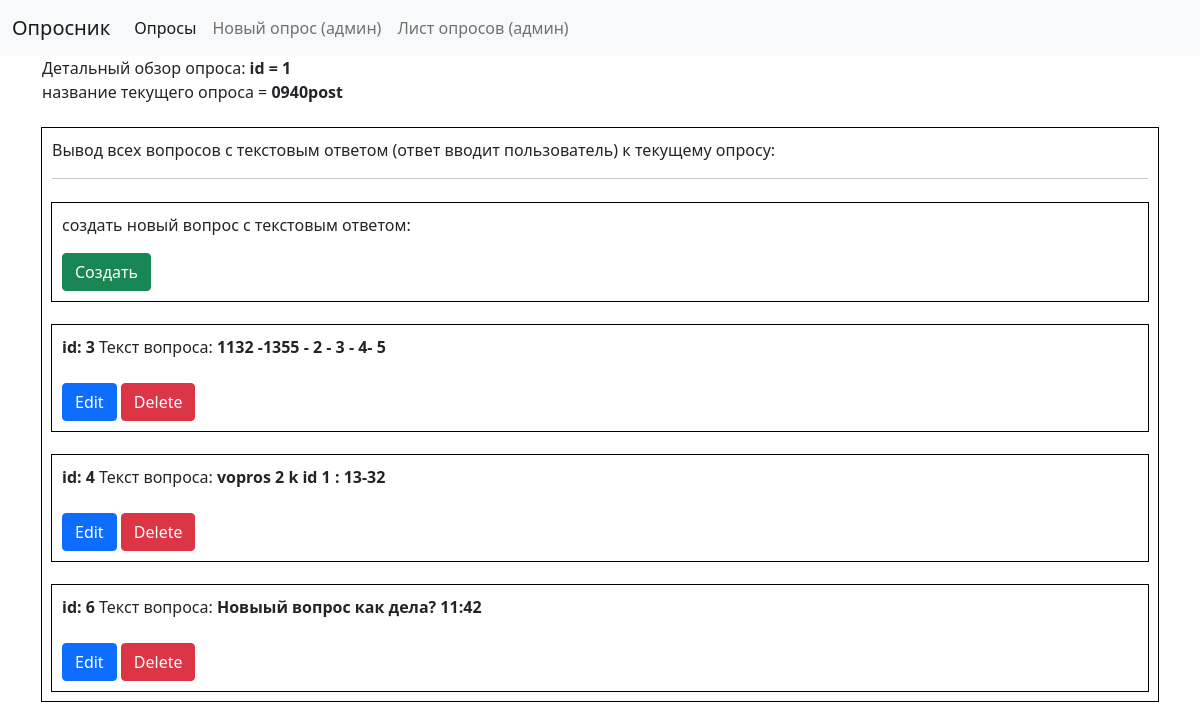
/opros_detailed/1, run on an earlier commit of the app's database.
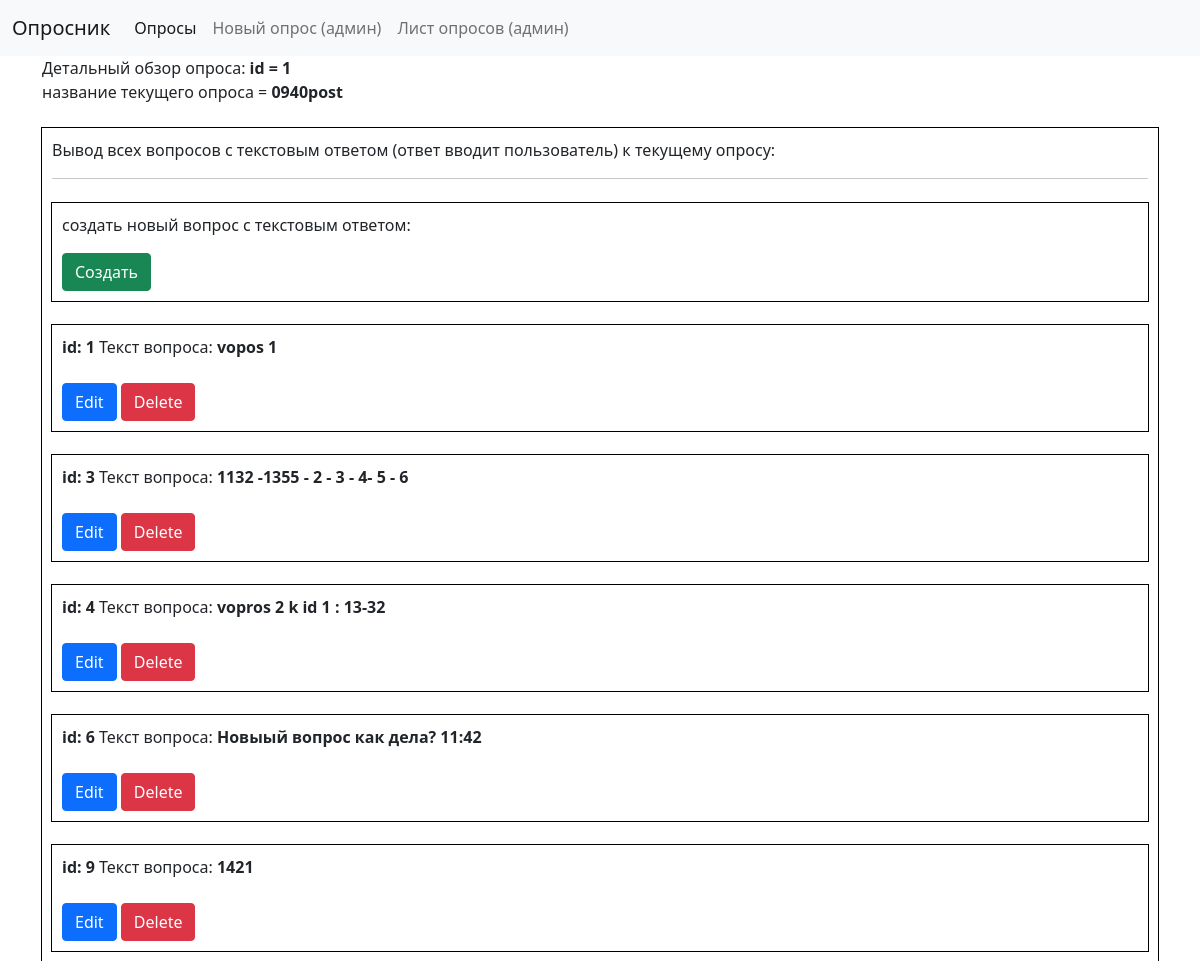
And on a later commit of the database.
### app/models.py (models this page shows, shortened)
class Question_tekst(models.Model):
    opros_id = models.ForeignKey(Opros, on_delete=models.DO_NOTHING, related_name="question_for_opros")
    question_text = models.CharField(max_length=1000)
    question_answer = models.CharField(max_length=1000, blank=True, null=True) #здесь ошибка этого поля быть не должно, это ответ в обьекте ответ

### app/views.py (the view)
# urls.py: path("opros_detailed/<int:opros_id>", views.opros_detailed, name="opros_detailed"),
def opros_detailed(request, opros_id):
    current_opros = Opros.objects.get(pk=opros_id)
    questions_tekst = current_opros.question_for_opros.all()
    return render(request, "app/opros_detailed.html",{
        "current_opros": current_opros,
        "questions_tekst": questions_tekst,
    })

### app/templates/app/opros_detailed.html (shortened to what this page needs)
{% extends "app/layout.html" %}
{% block body %}
    Детальный обзор опроса:
    <b>id = {{current_opros.id}}</b><br>
    название текущего опроса = <b>{{current_opros.title}}<br><br> </b>
    <div class="questions_tekst">
        <p>Вывод всех вопросов с текстовым ответом (ответ вводит пользователь) к текущему опросу:</p>
        <hr>
        <div class="questions_tekst mt-4">
            <p>создать новый вопрос с текстовым ответом:</p>
            <a href="{% url 'new_vopros_text' current_opros.id %}" class="btn btn-success">Создать</a>
        </div>
        {% for vopros in questions_tekst  %}
            <div class="questions_tekst mt-4">
                <b>id: {{vopros.id}}</b>
                Текст вопроса: <b>{{vopros.question_text}}</b>
                {% if current_opros.blocked == False %}
                    <div class="mt-4">
                        <a href="{% url 'edit_vopros_text' vopros.id %}" class="btn btn-primary">Edit</a>
                        <a href="{% url 'delete_vopros_text' vopros.id %}" class="btn btn-danger">Delete</a>
                    </div>
                {% else %}
                    <p class="mt-4">Нельзя изменить или удалить вопрос так как опрос имеет дату старта</p>
                {% endif %}
            </div>
        {% endfor %}
    </div>
{% endblock %}

What changed in the data, as far as the page shows it:
now on this page (row edited): Question_tekst: id "1", question_text "vopos 1"
changed Question_tekst id 3: question_text "1132 -1355 - 2 - 3 - 4- 5" → "1132 -1355 - 2 - 3 - 4- 5 - 6"
added Question_tekst: id "9", question_text "1421"
